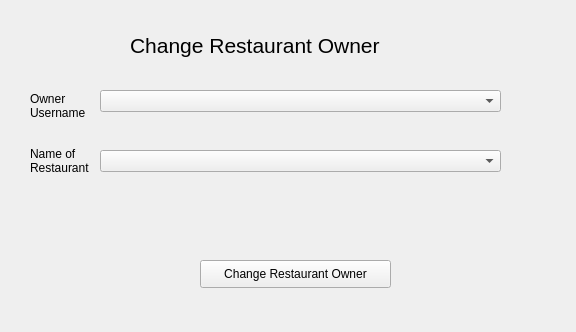
<?xml version="1.0" encoding="UTF-8"?>
<ui version="4.0">
 <class>Form</class>
 <widget class="QWidget" name="Form">
  <property name="geometry">
   <rect>
    <x>0</x>
    <y>0</y>
    <width>576</width>
    <height>332</height>
   </rect>
  </property>
  <property name="windowTitle">
   <string>Form</string>
  </property>
  <widget class="QLabel" name="label">
   <property name="geometry">
    <rect>
     <x>130</x>
     <y>-30</y>
     <width>321</width>
     <height>151</height>
    </rect>
   </property>
   <property name="font">
    <font>
     <pointsize>16</pointsize>
    </font>
   </property>
   <property name="text">
    <string>Change Restaurant Owner</string>
   </property>
  </widget>
  <widget class="QPushButton" name="StartFunding">
   <property name="geometry">
    <rect>
     <x>200</x>
     <y>260</y>
     <width>191</width>
     <height>28</height>
    </rect>
   </property>
   <property name="text">
    <string>Change Restaurant Owner</string>
   </property>
  </widget>
  <widget class="QComboBox" name="Owner">
   <property name="geometry">
    <rect>
     <x>100</x>
     <y>90</y>
     <width>401</width>
     <height>22</height>
    </rect>
   </property>
  </widget>
  <widget class="QLabel" name="label_2">
   <property name="geometry">
    <rect>
     <x>30</x>
     <y>90</y>
     <width>61</width>
     <height>31</height>
    </rect>
   </property>
   <property name="text">
    <string>Owner 
Username</string>
   </property>
  </widget>
  <widget class="QLabel" name="label_4">
   <property name="geometry">
    <rect>
     <x>30</x>
     <y>140</y>
     <width>71</width>
     <height>41</height>
    </rect>
   </property>
   <property name="text">
    <string>Name of 
Restaurant</string>
   </property>
  </widget>
  <widget class="QComboBox" name="RestaurantName">
   <property name="geometry">
    <rect>
     <x>100</x>
     <y>150</y>
     <width>401</width>
     <height>22</height>
    </rect>
   </property>
  </widget>
 </widget>
 <resources/>
 <connections/>
</ui>
